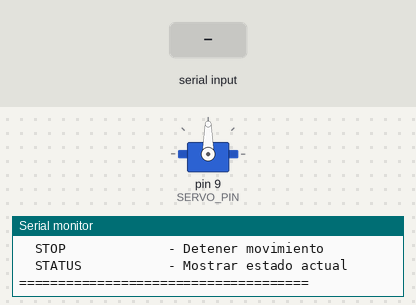
A sketch run on a simulated Arduino Uno, built with avr-gcc and run on an emulated ATmega328P. Shown: servo, the last lines printed to the serial monitor. The test bench sets the inputs (shaded band).

Above: at 1.4 s.
1.5 s: "START\n" received over Serial
At 1.67 s:
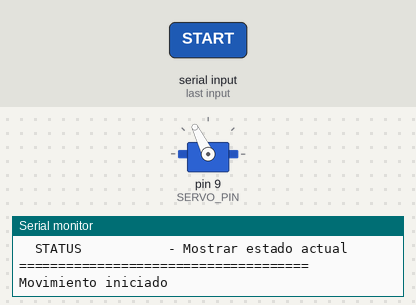
At 3.18 s:
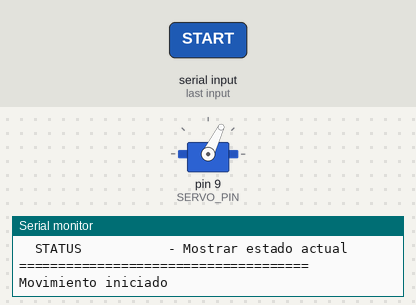
7.5 s: "AMP\n" received over Serial
Timing chart, 0 to 10.5 s (numbered marks = the images above; inputs shaded):
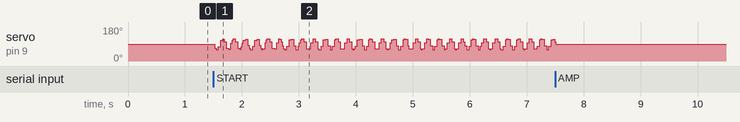

The sketch:

servo_control.ino
```cpp
/*
 * TANQUE DE ONDAS - SERVO CONTROL
 * Micro Servo SG90 Control via Arduino Uno
 * Genera movimiento sinusoidal a frecuencia variable
 */

#include <Servo.h>
#include <math.h>

// ========== CONFIGURACIÓN ==========
#define SERVO_PIN 9
#define BAUD_RATE 9600
#define MAX_FREQUENCY 25.0
#define MIN_FREQUENCY 1.0
#define CENTER_ANGLE 90    // Posición central del servo
#define AMPLITUDE_ANGLE 30 // Rango de movimiento (±30°)

// ========== VARIABLES GLOBALES ==========
Servo waveServo;
float frequency = 5.0;        // Hz (default)
float amplitude = 1.0;        // Amplitud relativa (0-1)
bool isRunning = false;
unsigned long lastUpdate = 0;
const float TIME_STEP = 20;   // ms between updates (50 Hz update rate)

void setup() {
  Serial.begin(BAUD_RATE);
  waveServo.attach(SERVO_PIN);
  waveServo.write(CENTER_ANGLE);

  Serial.println("=== TANQUE DE ONDAS - SERVO CONTROL ===");
  Serial.println("Comandos disponibles:");
  Serial.println("  FREQ <valor>     - Establecer frecuencia (1-25 Hz)");
  Serial.println("  AMP <valor>      - Establecer amplitud (0-1)");
  Serial.println("  START            - Iniciar movimiento");
  Serial.println("  STOP             - Detener movimiento");
  Serial.println("  STATUS           - Mostrar estado actual");
  Serial.println("=====================================");
}

void loop() {
  // Procesar comandos seriales
  if (Serial.available()) {
    String command = Serial.readStringUntil('\n');
    processCommand(command);
  }

  // Actualizar posición del servo si está activo
  if (isRunning && (millis() - lastUpdate >= TIME_STEP)) {
    updateServoPosition();
    lastUpdate = millis();
  }
}

/*
 * Procesa comandos recibidos por puerto serial
 */
void processCommand(String cmd) {
  cmd.trim();
  cmd.toUpperCase();

  if (cmd.startsWith("FREQ")) {
    float newFreq = cmd.substring(5).toFloat();
    if (newFreq >= MIN_FREQUENCY && newFreq <= MAX_FREQUENCY) {
      frequency = newFreq;
      Serial.print("Frecuencia configurada: ");
      Serial.print(frequency);
      Serial.println(" Hz");
    } else {
      Serial.println("ERROR: Rango de frecuencia 1-25 Hz");
    }
  }
  else if (cmd.startsWith("AMP")) {
    float newAmp = cmd.substring(4).toFloat();
    if (newAmp >= 0.0 && newAmp <= 1.0) {
      amplitude = newAmp;
      Serial.print("Amplitud configurada: ");
      Serial.println(amplitude);
    } else {
      Serial.println("ERROR: Rango de amplitud 0-1");
    }
  }
  else if (cmd == "START") {
    isRunning = true;
    lastUpdate = millis();
    Serial.println("Movimiento iniciado");
  }
  else if (cmd == "STOP") {
    isRunning = false;
    waveServo.write(CENTER_ANGLE);
    Serial.println("Movimiento detenido");
  }
  else if (cmd == "STATUS") {
    Serial.print("Estado: ");
    Serial.println(isRunning ? "CORRIENDO" : "DETENIDO");
    Serial.print("Frecuencia: ");
    Serial.print(frequency);
    Serial.println(" Hz");
    Serial.print("Amplitud: ");
    Serial.println(amplitude);
  }
  else {
    Serial.println("ERROR: Comando no reconocido");
  }
}

/*
 * Calcula posición del servo usando función sinusoidal
 * Actualiza servo cada TIME_STEP ms
 */
void updateServoPosition() {
  // Tiempo en segundos
  float timeSeconds = millis() / 1000.0;

  // Onda sinusoidal: y = A * sin(2π * f * t)
  float angle = CENTER_ANGLE + (AMPLITUDE_ANGLE * amplitude * sin(2.0 * PI * frequency * timeSeconds));

  // Limitar ángulos (0-180°)
  if (angle < 0) angle = 0;
  if (angle > 180) angle = 180;

  waveServo.write((int)angle);
}
```
